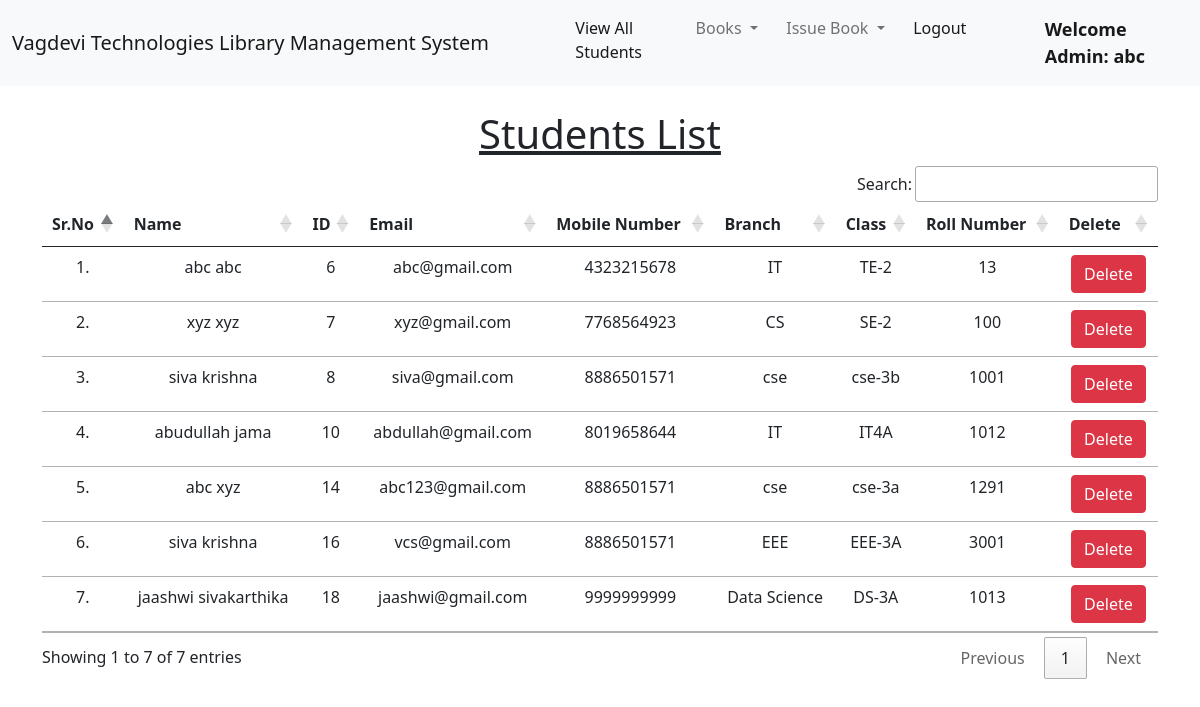
Page /view_students/ (signed in) on the committed database.
### library/models.py (models this page shows, shortened)
class Student(models.Model):
    user = models.OneToOneField(User, on_delete=models.CASCADE)
    classroom = models.CharField(max_length=10)
    branch = models.CharField(max_length=10)
    roll_no = models.CharField(max_length=3, blank=True)
    phone = models.CharField(max_length=10, blank=True)
    image = models.ImageField(upload_to="", blank=True)

### library/views.py (the view)
# urls.py: path("view_students/", views.view_students, name="view_students"),
@login_required(login_url = '/admin_login')
def view_students(request):
    students = Student.objects.all()
    return render(request, "view_students.html", {'students':students})

### library/templates/view_students.html (shortened to what this page needs)
{% extends 'admin_navbar.html' %}
{% load static %}
{% block body %}
<div class="container mt-4">
    <h1 class="text-center"><u>Students List</u></h1>
    <table class="table table-hover" id="example">
        <thead>
            <tr class="text-center">
                <th>Sr.No</th>
                <th>Name</th>
                <th>ID</th>
                <th>Email</th>
                <th>Mobile Number</th>
                <th>Branch</th>
                <th>Class</th>
                <th>Roll Number</th>
                <th>Delete</th>
            </tr>
        </thead>
        <tbody>
            {% for student in students %}
            <tr class="text-center">
                <td>{{forloop.counter}}.</td>
                <td>{{student.user.get_full_name}}</td>
                <td>{{student.user.id}}</td>
                <td>{{student.user.email}}</td>
                <td>{{student.phone}}</td>
                <td>{{student.branch}}</td>
                <td>{{student.classroom}}</td>
                <td>{{student.roll_no}}</td>
                <td><a href="/delete_student/{{student.id}}/" class="btn btn-danger" onclick="return confirm('Are you sure you want to delete this student?')">Delete</a></td>
            </tr>
            {% endfor %}
        </tbody>
    </table>
    </div>
{% endblock %}

### library/templates/admin_navbar.html (shortened to what this page needs)
<!doctype html>
<html lang="en">
  <head>
    <link href="https://cdn.jsdelivr.net/npm/bootstrap@5.1.0/dist/css/bootstrap.min.css" rel="stylesheet">
    <link rel="stylesheet" href="https://cdn.datatables.net/1.10.25/css/jquery.dataTables.min.css">
    <link rel="stylesheet" href="https://cdn.datatables.net/buttons/1.7.1/css/buttons.dataTables.min.css">
  </head>
  <body>
    <nav class="navbar navbar-expand-lg navbar-light bg-light">
        <div class="container-fluid">
          <a class="navbar-brand" href="#">Vagdevi Technologies Library Management System</a>
          <div class="collapse navbar-collapse" id="navbarSupportedContent">
            <ul class="navbar-nav me-auto mb-2 mb-lg-0">
              <li class="nav-item">
                <a class="nav-link active" aria-current="page" href="/view_students/">View All Students</a>
              </li>
              <li class="nav-item dropdown">
                <a class="nav-link dropdown-toggle" href="#" id="navbarDropdown" role="button" data-bs-toggle="dropdown" aria-expanded="false">
                  Books
                </a>
              </li>
              <li class="nav-item dropdown">
                <a class="nav-link dropdown-toggle" href="#" id="navbarDropdown" role="button" data-bs-toggle="dropdown" aria-expanded="false">
                  Issue Book
                </a>
              </li>
              <li class="nav-item">
                <a class="nav-link active" aria-current="page" href="/logout/">Logout</a>
              </li>
              <li class="nav-item">
                <a style="font-weight:600; font-family:'Segoe UI', Tahoma, Geneva, Verdana, sans-serif; font-size: large;" class="nav-link active" href="#">Welcome Admin: {{request.user}}</a>
              </li>
            </ul>
          </div>
        </div>
      </nav>
      {% block body %}
      {% endblock %}
  </body>
</html>

### rows in the picture
Student: user.get_full_name "abc abc", user.id "6", user.email "abc@gmail.com", phone "4323215678", branch "IT", classroom "TE-2", roll_no "13"
Student: user.get_full_name "xyz xyz", user.id "7", user.email "xyz@gmail.com", phone "7768564923", branch "CS", classroom "SE-2", roll_no "100"
Student: user.get_full_name "siva krishna", user.id "8", user.email "siva@gmail.com", phone "8886501571", branch "cse", classroom "cse-3b", roll_no "1001"
Student: user.get_full_name "abudullah jama", user.id "10", user.email "abdullah@gmail.com", phone "8019658644", branch "IT", classroom "IT4A", roll_no "1012"
Student: user.get_full_name "abc xyz", user.id "14", user.email "abc123@gmail.com", phone "8886501571", branch "cse", classroom "cse-3a", roll_no "1291"
Student: user.get_full_name "siva krishna", user.id "16", user.email "vcs@gmail.com", phone "8886501571", branch "EEE", classroom "EEE-3A", roll_no "3001"
Student: user.get_full_name "jaashwi sivakarthika", user.id "18", user.email "jaashwi@gmail.com", phone "9999999999", branch "Data Science", classroom "DS-3A", roll_no "1013"

### other values in the picture
{{ request.user }} "abc"
